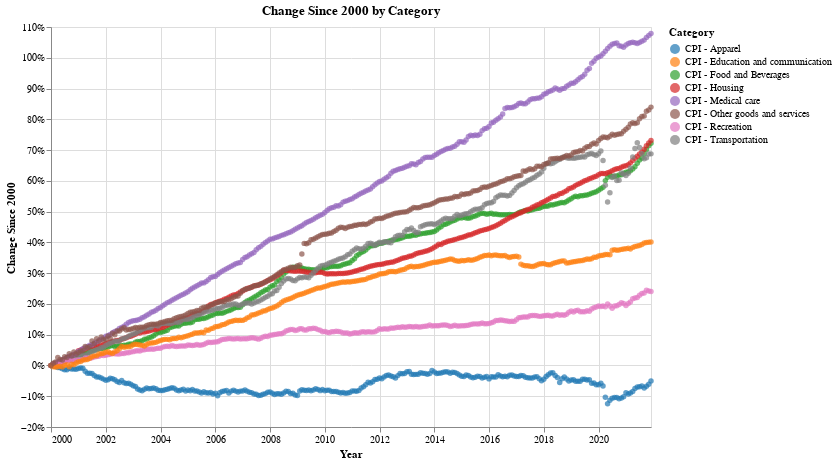

This figure's notebook cell:
### Code cell
# Scatter Chart
alt.Chart(df[['date','change','Category']][(df['date'] >= start_date) & (df['date'] <= end_date)], title='Change Since ' + str(start_year) +' by Category').mark_circle().encode(
    x = alt.X('date', title = 'Year'),
    y = alt.Y('change', title='Change Since ' + str(start_year), axis=alt.Axis(format='%')),
    color = alt.Color('Category', scale=alt.Scale(scheme = c_scheme)),
    tooltip = 'Category'
).properties(height=400, width=600)#.interactive()

### Figure 1 — Vega-Lite specification as saved in the notebook (floating-point values rounded to 4 significant figures; data arrays with more than 128 entries replaced by an {"elided": "..."} marker saying what was removed)
{"config": {"view": {"continuousWidth": 400, "continuousHeight": 300}}, "data": {"name": "data-937a165c8ffa194ab9d69bd68fd81af9"}, "mark": "circle", "encoding": {"color": {"field": "Category", "scale": {"scheme": "category10"}, "type": "nominal"}, "tooltip": {"field": "Category", "type": "nominal"}, "x": {"field": "date", "title": "Year", "type": "temporal"}, "y": {"axis": {"format": "%"}, "field": "change", "title": "Change Since 2000", "type": "quantitative"}}, "height": 400, "title": "Change Since 2000 by Category", "width": 600, "$schema": "https://vega.github.io/schema/vega-lite/v4.17.0.json", "datasets": {"data-937a165c8ffa194ab9d69bd68fd81af9": {"elided": "2112 records"}}}
